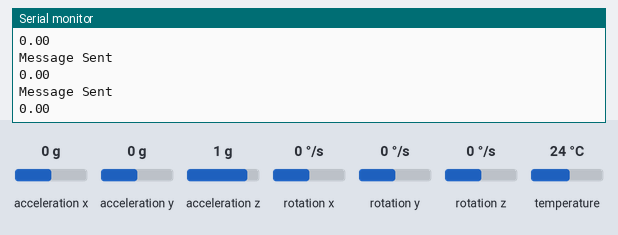
Simulated run of this sketch. Board: Arduino Zero (SAMD21). Shown: the last lines printed to the serial monitor. The inputs (shaded band) are chosen by the test bench; at power-on: acceleration x 0 g, acceleration y 0 g, acceleration z 1 g, rotation x 0 °/s, rotation y 0 °/s, rotation z 0 °/s, temperature 24 °C. No radio packets arrive unless stated.

Above: at 1.2 s.
1.3 s: acceleration x set to -1.4 g
At 2.2 s:
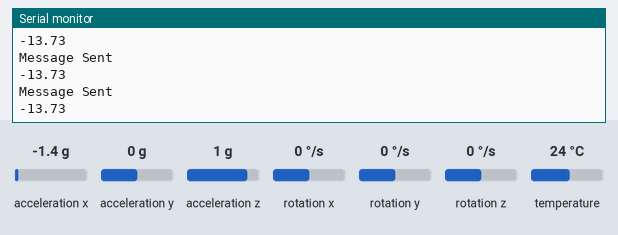
2.8 s: acceleration x set to -0.8 g
At 3.3 s:
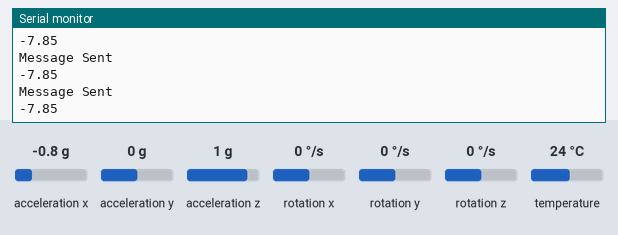
Timing chart, 0 to 5.8 s (numbered marks = the images above; inputs shaded):
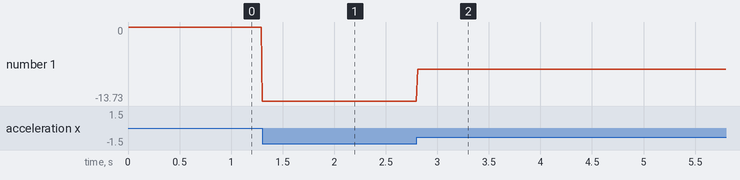

The sketch:

rovable_functional_test.ino
```cpp
#include <Adafruit_MPU6050.h>
#include <Adafruit_Sensor.h>
#include <RF24Network.h>
#include <RF24.h>

#define  M1_DIR   A2
#define  M1_PWM   9
#define  M2_PWM   4
#define  M2_DIR   A1
#define ENC1_INT  3
#define ENC2_INT  7
#define ENC1_LED  8
#define ENC2_LED  6

struct message_accel {
  double x;
  double y;
  double z;
};

const uint16_t this_rov = 01;

Adafruit_MPU6050 mpu;
RF24 radio(2, 10);   // nRF24L01 (CE,CSN)
RF24Network network(radio);
sensors_event_t a, g, temp;

void setup() {
  // put your setup code here, to run once:
  SerialUSB.begin(115200);

  SerialUSB.println("Beginning Rovables Functional Check. . .");


  SerialUSB.println("Checking MPU6050. . .");
  if (!mpu.begin()) {
    SerialUSB.println("Failed to intialize MPU6050 chip");
    while(1) {
      delay(10);
    }
  }
  SerialUSB.println("MPU6050 Responsive!");
  SerialUSB.println("------------------------------------------");
  mpu.setAccelerometerRange(MPU6050_RANGE_2_G);
  mpu.setGyroRange(MPU6050_RANGE_250_DEG);
  mpu.setFilterBandwidth(MPU6050_BAND_10_HZ);

  SerialUSB.println("Checking NRF24. . .");
  if (!radio.begin()) {
    SerialUSB.println("Failed to initialize NRF24 chip");
    while(1) {
      delay(10);
    }  // hold in infinite loop
  }

  radio.setPALevel(RF24_PA_HIGH);
  radio.setChannel(100);
  network.begin(this_rov);

  SerialUSB.println("NRF24 Responsive!");
  SerialUSB.println("------------------------------------------");

//  SerialUSB.println("Turning Rovable Counter-clockwise!");
//  digitalWrite(M1_DIR, 0);
//  digitalWrite(M2_DIR, 0);
//  analogWrite(M1_PWM, 75);
//  analogWrite(M2_PWM, 75);

}
void loop() {
  network.update();
  mpu.getEvent(&a, &g, &temp);
  RF24NetworkHeader header(00); // Header denots intended recipient
  message_accel message = {a.acceleration.x, a.acceleration.y, a.acceleration.z};
  if (network.write(header, &message, sizeof(message_accel))) {
    SerialUSB.println("Message Sent");
    SerialUSB.println(message.x);
    delay(10);
  } else {
    SerialUSB.println("Message Failed to Send!");
  }
}
```

Measured:
- after the input at 1.3 s, the serial monitor: prints a new line at once (image 1)
- after the input at 2.8 s, the serial monitor: prints a new line at once (image 2)
- plotted number 1: 0 → -13.73 after the input at 1.3 s, -13.73 → -7.85 after the input at 2.8 s
